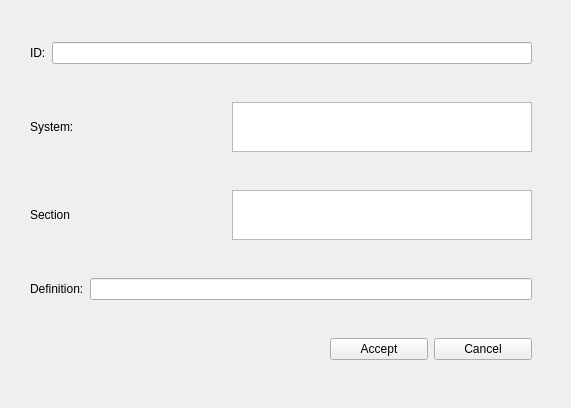
<?xml version="1.0" encoding="UTF-8"?>
<ui version="4.0">
 <class>form_requirement</class>
 <widget class="QWidget" name="form_requirement">
  <property name="geometry">
   <rect>
    <x>0</x>
    <y>0</y>
    <width>571</width>
    <height>408</height>
   </rect>
  </property>
  <property name="windowTitle">
   <string>Form</string>
  </property>
  <layout class="QVBoxLayout" name="verticalLayout">
   <property name="leftMargin">
    <number>30</number>
   </property>
   <property name="topMargin">
    <number>10</number>
   </property>
   <property name="rightMargin">
    <number>39</number>
   </property>
   <item>
    <layout class="QHBoxLayout" name="hlayout_id">
     <item>
      <widget class="QLabel" name="lbl_id">
       <property name="text">
        <string>ID:</string>
       </property>
      </widget>
     </item>
     <item>
      <widget class="QLineEdit" name="le_id"/>
     </item>
    </layout>
   </item>
   <item>
    <layout class="QHBoxLayout" name="hlayout_system">
     <item>
      <widget class="QLabel" name="lbl_system">
       <property name="text">
        <string>System:</string>
       </property>
      </widget>
     </item>
     <item>
      <widget class="QListWidget" name="lw_system">
       <property name="minimumSize">
        <size>
         <width>200</width>
         <height>30</height>
        </size>
       </property>
       <property name="maximumSize">
        <size>
         <width>300</width>
         <height>50</height>
        </size>
       </property>
      </widget>
     </item>
    </layout>
   </item>
   <item>
    <layout class="QHBoxLayout" name="hlayout_section">
     <item>
      <widget class="QLabel" name="lbl_section">
       <property name="text">
        <string>Section</string>
       </property>
      </widget>
     </item>
     <item>
      <widget class="QListWidget" name="lw_section">
       <property name="minimumSize">
        <size>
         <width>200</width>
         <height>40</height>
        </size>
       </property>
       <property name="maximumSize">
        <size>
         <width>300</width>
         <height>50</height>
        </size>
       </property>
      </widget>
     </item>
    </layout>
   </item>
   <item>
    <layout class="QHBoxLayout" name="hlayout_definition">
     <item>
      <widget class="QLabel" name="lbl_definition">
       <property name="text">
        <string>Definition:</string>
       </property>
      </widget>
     </item>
     <item>
      <widget class="QLineEdit" name="le_definition"/>
     </item>
    </layout>
   </item>
   <item>
    <layout class="QHBoxLayout" name="hlayout_btn_requirement">
     <property name="leftMargin">
      <number>300</number>
     </property>
     <item>
      <widget class="QPushButton" name="btn_accept">
       <property name="text">
        <string>Accept</string>
       </property>
      </widget>
     </item>
     <item>
      <widget class="QPushButton" name="btn_cancel">
       <property name="text">
        <string>Cancel</string>
       </property>
      </widget>
     </item>
    </layout>
   </item>
  </layout>
 </widget>
 <resources/>
 <connections/>
</ui>
